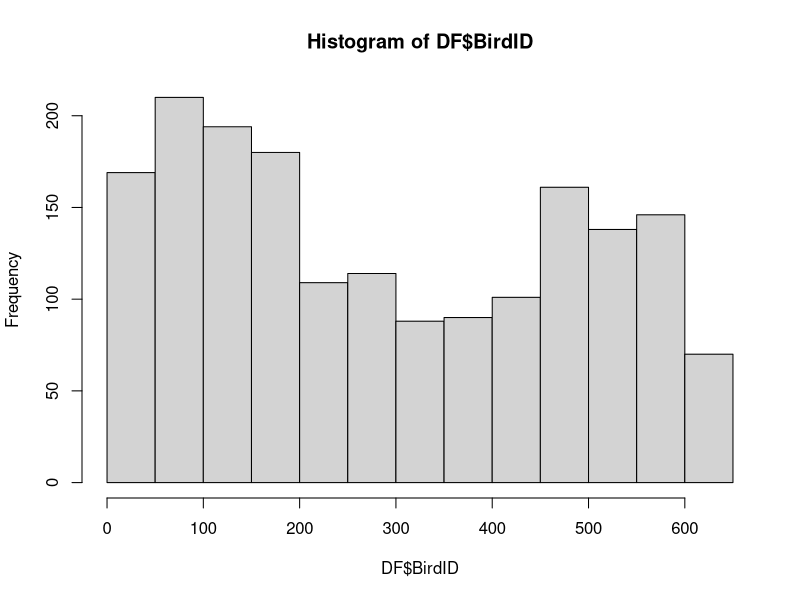
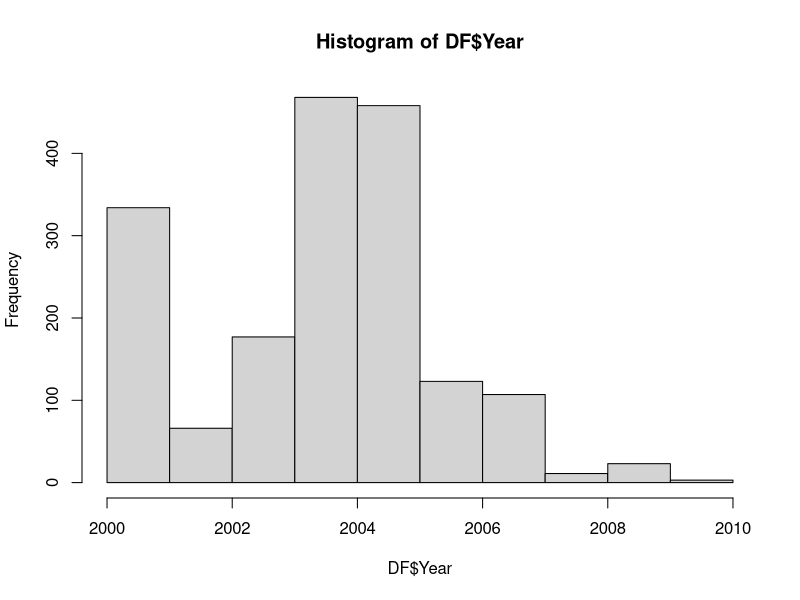
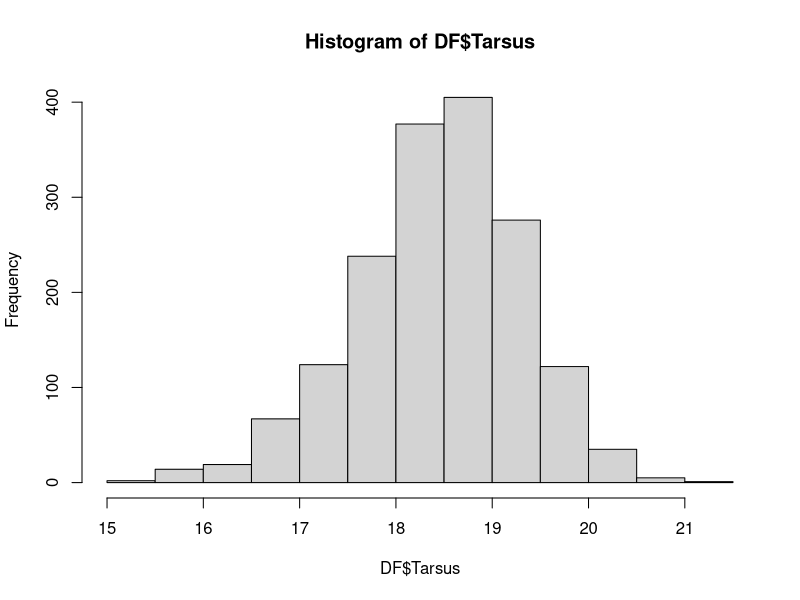
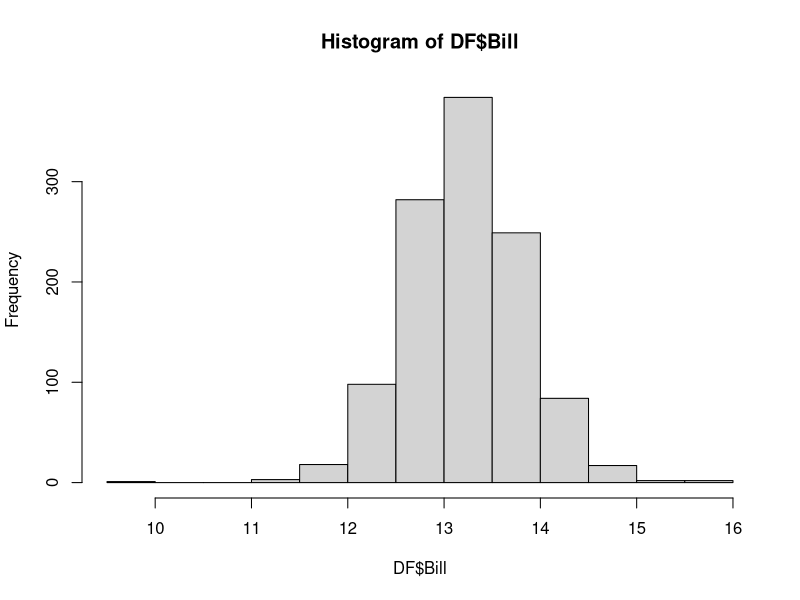
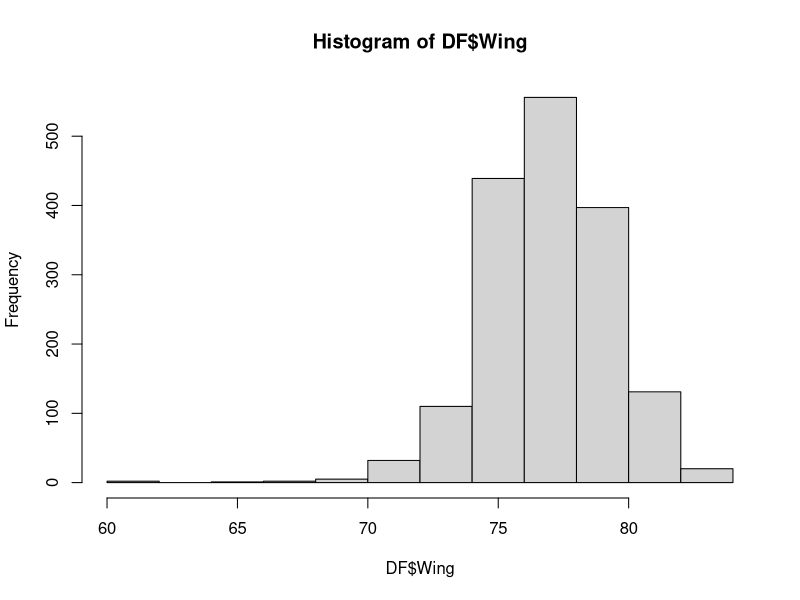
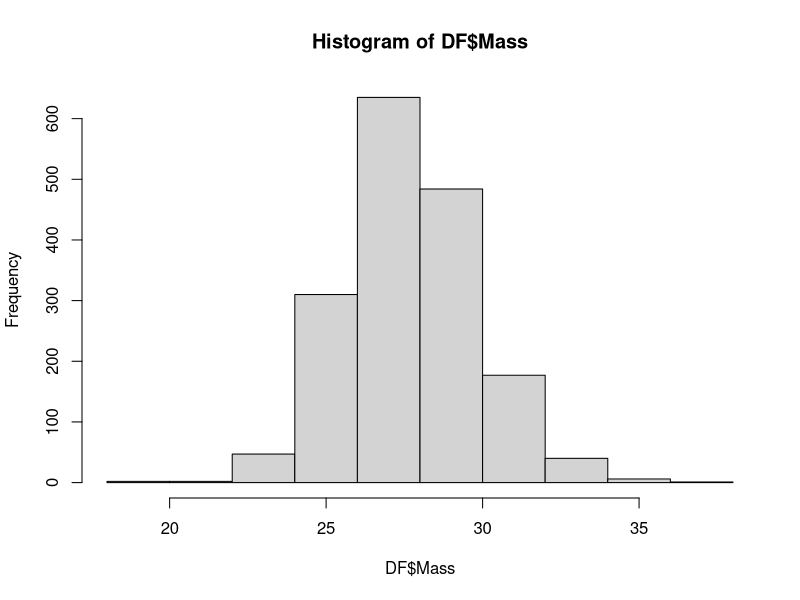
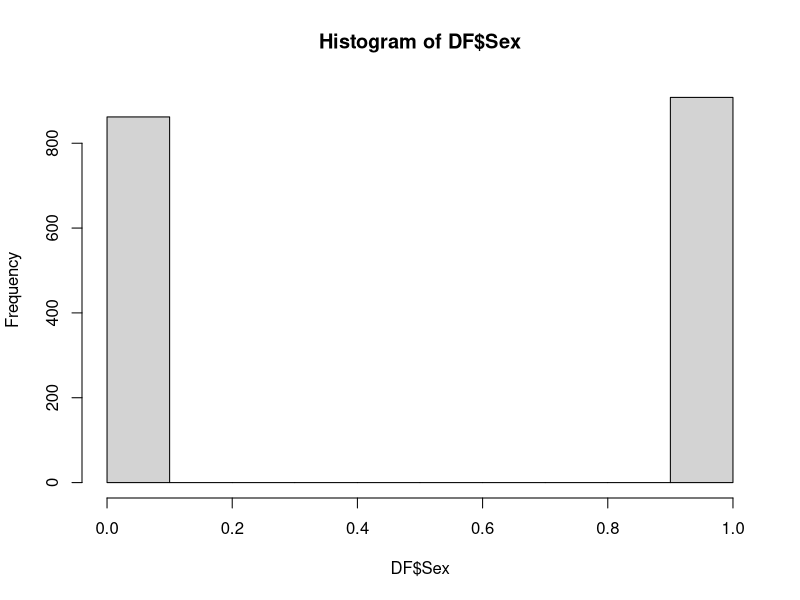

Here is the R script that generated these plots, in order: (Note: this script raises an error after producing the figures.)
DF <- read.table("../Data/SparrowSize.txt", header = T)
head(DF)

hist(DF$BirdID) # count data
hist(DF$Year) # count
hist(DF$Tarsus) # continuous
hist(DF$Bill) # continuous
hist(DF$Wing) # continuous
hist(DF$Mass) # continuous
hist(DF$Sex) # categorical, ranked
hist(DF$Sex.1) # categorical, ranked

x <- rnorm(1000000)
hist(x, breaks = 1000)

p <- rpois(100, 5)
hist(p, breaks = 10000)

b <- rbinom(10, 10000000, 0.6)
hist(b, breaks = 100)

hist(runif(1000, min = 0, max = 100), breaks = 1000)



#####################################################
###standard error
#####################################################

l <- subset(DF, DF$Tarsus != "NA")
sqrt(sd(l$Tarsus)/length(l))

l <- subset(DF, DF$Bill != "NA")
sqrt(sd(l$Bill)/length(l))

l <- subset(DF, DF$Wing != "NA")
sqrt(sd(l$Wing)/length(l))

l <- subset(DF, DF$Mass != "NA")
sqrt(sd(l$Mass)/length(l))




